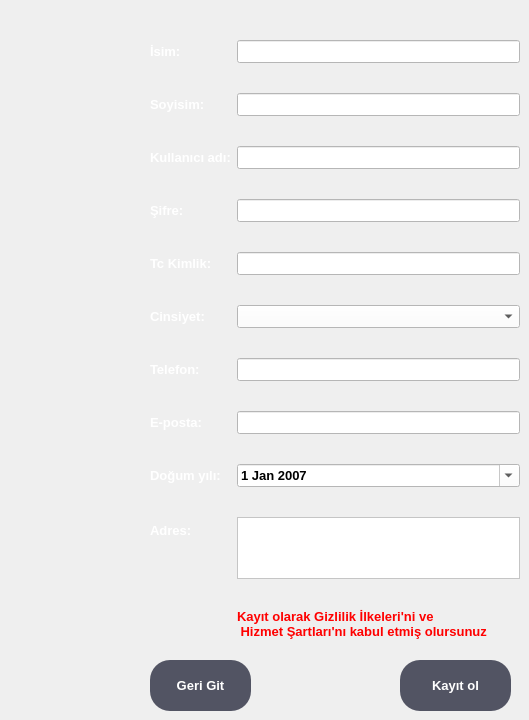
    <widget class="QWidget" name="page_4">
     <widget class="QWidget" name="formLayoutWidget">
      <property name="geometry">
       <rect>
        <x>150</x>
        <y>40</y>
        <width>370</width>
        <height>599</height>
       </rect>
      </property>
      <layout class="QFormLayout" name="formLayout">
       <property name="horizontalSpacing">
        <number>6</number>
       </property>
       <property name="verticalSpacing">
        <number>30</number>
       </property>
       <item row="0" column="0">
        <widget class="QLabel" name="label_10">
         <property name="font">
          <font>
           <pointsize>10</pointsize>
           <weight>75</weight>
           <bold>true</bold>
          </font>
         </property>
         <property name="styleSheet">
          <string notr="true">color: rgb(255, 255, 255);</string>
         </property>
         <property name="text">
          <string>İsim:</string>
         </property>
        </widget>
       </item>
       <item row="0" column="1">
        <widget class="QLineEdit" name="isim_line">
         <property name="font">
          <font>
           <pointsize>10</pointsize>
           <weight>75</weight>
           <bold>true</bold>
          </font>
         </property>
         <property name="styleSheet">
          <string notr="true">background-color: rgb(255, 255, 255);</string>
         </property>
        </widget>
       </item>
       <item row="1" column="0">
        <widget class="QLabel" name="label_11">
         <property name="font">
          <font>
           <pointsize>10</pointsize>
           <weight>75</weight>
           <bold>true</bold>
          </font>
         </property>
         <property name="styleSheet">
          <string notr="true">color: rgb(255, 255, 255);</string>
         </property>
         <property name="text">
          <string>Soyisim:</string>
         </property>
        </widget>
       </item>
       <item row="1" column="1">
        <widget class="QLineEdit" name="soyisim_line">
         <property name="font">
          <font>
           <pointsize>10</pointsize>
           <weight>75</weight>
           <bold>true</bold>
          </font>
         </property>
         <property name="styleSheet">
          <string notr="true">background-color: rgb(255, 255, 255);</string>
         </property>
        </widget>
       </item>
       <item row="2" column="0">
        <widget class="QLabel" name="label_18">
         <property name="font">
          <font>
           <pointsize>10</pointsize>
           <weight>75</weight>
           <bold>true</bold>
          </font>
         </property>
         <property name="styleSheet">
          <string notr="true">color: rgb(255, 255, 255);</string>
         </property>
         <property name="text">
          <string>Kullanıcı adı:</string>
         </property>
        </widget>
       </item>
       <item row="2" column="1">
        <widget class="QLineEdit" name="kullanici_line">
         <property name="font">
          <font>
           <pointsize>10</pointsize>
           <weight>75</weight>
           <bold>true</bold>
          </font>
         </property>
         <property name="styleSheet">
          <string notr="true">background-color: rgb(255, 255, 255);</string>
         </property>
        </widget>
       </item>
       <item row="3" column="0">
        <widget class="QLabel" name="label_19">
         <property name="font">
          <font>
           <pointsize>10</pointsize>
           <weight>75</weight>
           <bold>true</bold>
          </font>
         </property>
         <property name="styleSheet">
          <string notr="true">color: rgb(255, 255, 255);</string>
         </property>
         <property name="text">
          <string>Şifre:</string>
         </property>
        </widget>
       </item>
       <item row="3" column="1">
        <widget class="QLineEdit" name="sifre_line">
         <property name="font">
          <font>
           <pointsize>10</pointsize>
           <weight>75</weight>
           <bold>true</bold>
          </font>
         </property>
         <property name="styleSheet">
          <string notr="true">background-color: rgb(255, 255, 255);</string>
         </property>
        </widget>
       </item>
       <item row="4" column="0">
        <widget class="QLabel" name="label_13">
         <property name="font">
          <font>
           <pointsize>10</pointsize>
           <weight>75</weight>
           <bold>true</bold>
          </font>
         </property>
         <property name="styleSheet">
          <string notr="true">color: rgb(255, 255, 255);</string>
         </property>
         <property name="text">
          <string>Tc Kimlik:</string>
         </property>
        </widget>
       </item>
       <item row="4" column="1">
        <widget class="QLineEdit" name="tc_line">
         <property name="font">
          <font>
           <pointsize>10</pointsize>
           <weight>75</weight>
           <bold>true</bold>
          </font>
         </property>
         <property name="styleSheet">
          <string notr="true">background-color: rgb(255, 255, 255);</string>
         </property>
        </widget>
       </item>
       <item row="5" column="0">
        <widget class="QLabel" name="label_20">
         <property name="font">
          <font>
           <pointsize>10</pointsize>
           <weight>75</weight>
           <bold>true</bold>
          </font>
         </property>
         <property name="styleSheet">
          <string notr="true">color: rgb(255, 255, 255);</string>
         </property>
         <property name="text">
          <string>Cinsiyet:</string>
         </property>
        </widget>
       </item>
       <item row="6" column="0">
        <widget class="QLabel" name="label_15">
         <property name="font">
          <font>
           <pointsize>10</pointsize>
           <weight>75</weight>
           <bold>true</bold>
          </font>
         </property>
         <property name="styleSheet">
          <string notr="true">color: rgb(255, 255, 255);</string>
         </property>
         <property name="text">
          <string>Telefon:</string>
         </property>
        </widget>
       </item>
       <item row="6" column="1">
        <widget class="QLineEdit" name="tel_line">
         <property name="font">
          <font>
           <pointsize>10</pointsize>
           <weight>75</weight>
           <bold>true</bold>
          </font>
         </property>
         <property name="styleSheet">
          <string notr="true">background-color: rgb(255, 255, 255);</string>
         </property>
        </widget>
       </item>
       <item row="7" column="0">
        <widget class="QLabel" name="label_16">
         <property name="font">
          <font>
           <pointsize>10</pointsize>
           <weight>75</weight>
           <bold>true</bold>
          </font>
         </property>
         <property name="styleSheet">
          <string notr="true">color: rgb(255, 255, 255);</string>
         </property>
         <property name="text">
          <string>E-posta:</string>
         </property>
        </widget>
       </item>
       <item row="7" column="1">
        <widget class="QLineEdit" name="eposta_line">
         <property name="font">
          <font>
           <pointsize>10</pointsize>
           <weight>75</weight>
           <bold>true</bold>
          </font>
         </property>
         <property name="styleSheet">
          <string notr="true">background-color: rgb(255, 255, 255);</string>
         </property>
        </widget>
       </item>
       <item row="8" column="0">
        <widget class="QLabel" name="label_12">
         <property name="font">
          <font>
           <pointsize>10</pointsize>
           <weight>75</weight>
           <bold>true</bold>
          </font>
         </property>
         <property name="styleSheet">
          <string notr="true">color: rgb(255, 255, 255);</string>
         </property>
         <property name="text">
          <string>Doğum yılı:</string>
         </property>
        </widget>
       </item>
       <item row="8" column="1">
        <widget class="QDateEdit" name="dogum_dateedit">
         <property name="font">
          <font>
           <pointsize>10</pointsize>
           <weight>75</weight>
           <bold>true</bold>
          </font>
         </property>
         <property name="acceptDrops">
          <bool>false</bool>
         </property>
         <property name="styleSheet">
          <string notr="true">background-color: rgb(255, 255, 255);</string>
         </property>
         <property name="dateTime">
          <datetime>
           <hour>23</hour>
           <minute>59</minute>
           <second>59</second>
           <year>2007</year>
           <month>1</month>
           <day>1</day>
          </datetime>
         </property>
         <property name="maximumDateTime">
          <datetime>
           <hour>23</hour>
           <minute>59</minute>
           <second>59</second>
           <year>2007</year>
           <month>1</month>
           <day>1</day>
          </datetime>
         </property>
         <property name="maximumDate">
          <date>
           <year>2007</year>
           <month>1</month>
           <day>1</day>
          </date>
         </property>
         <property name="minimumDate">
          <date>
           <year>1933</year>
           <month>1</month>
           <day>1</day>
          </date>
         </property>
         <property name="calendarPopup">
          <bool>true</bool>
         </property>
        </widget>
       </item>
       <item row="9" column="0">
        <widget class="QLabel" name="label_14">
         <property name="font">
          <font>
           <pointsize>10</pointsize>
           <weight>75</weight>
           <bold>true</bold>
          </font>
         </property>
         <property name="styleSheet">
          <string notr="true">color: rgb(255, 255, 255);</string>
         </property>
         <property name="text">
          <string>Adres:</string>
         </property>
        </widget>
       </item>
       <item row="10" column="1">
        <widget class="QLabel" name="label_17">
         <property name="font">
          <font>
           <pointsize>10</pointsize>
           <weight>75</weight>
           <bold>true</bold>
          </font>
         </property>
         <property name="styleSheet">
          <string notr="true">color: rgb(255, 0, 0);</string>
         </property>
         <property name="text">
          <string>Kayıt olarak Gizlilik İlkeleri'ni ve
 Hizmet Şartları'nı kabul etmiş olursunuz</string>
         </property>
        </widget>
       </item>
       <item row="5" column="1">
        <widget class="QComboBox" name="comboBox">
         <property name="font">
          <font>
           <pointsize>10</pointsize>
           <weight>75</weight>
           <bold>true</bold>
          </font>
         </property>
         <property name="styleSheet">
          <string notr="true">background-color: rgb(255, 255, 255);</string>
         </property>
         <property name="currentIndex">
          <number>-1</number>
         </property>
         <item>
          <property name="text">
           <string>Erkek</string>
          </property>
         </item>
         <item>
          <property name="text">
           <string>Kadın</string>
          </property>
         </item>
         <item>
          <property name="text">
           <string>Belirtmemeyi Tercih Ediyorum</string>
          </property>
         </item>
        </widget>
       </item>
       <item row="9" column="1">
        <widget class="QTextEdit" name="adres_text">
         <property name="font">
          <font>
           <pointsize>10</pointsize>
           <weight>75</weight>
           <bold>true</bold>
          </font>
         </property>
         <property name="styleSheet">
          <string notr="true">background-color: rgb(255, 255, 255);</string>
         </property>
         <property name="html">
          <string>&lt;!DOCTYPE HTML PUBLIC &quot;-//W3C//DTD HTML 4.0//EN&quot; &quot;http://www.w3.org/TR/REC-html40/strict.dtd&quot;&gt;
&lt;html&gt;&lt;head&gt;&lt;meta name=&quot;qrichtext&quot; content=&quot;1&quot; /&gt;&lt;style type=&quot;text/css&quot;&gt;
p, li { white-space: pre-wrap; }
&lt;/style&gt;&lt;/head&gt;&lt;body style=&quot; font-family:'MS Shell Dlg 2'; font-size:10pt; font-weight:600; font-style:normal;&quot;&gt;
&lt;p style=&quot;-qt-paragraph-type:empty; margin-top:0px; margin-bottom:0px; margin-left:0px; margin-right:0px; -qt-block-indent:0; text-indent:0px; font-size:8.25pt; font-weight:400;&quot;&gt;&lt;br /&gt;&lt;/p&gt;&lt;/body&gt;&lt;/html&gt;</string>
         </property>
        </widget>
       </item>
      </layout>
     </widget>
     <widget class="QPushButton" name="kayit_ol_button">
      <property name="geometry">
       <rect>
        <x>400</x>
        <y>660</y>
        <width>111</width>
        <height>51</height>
       </rect>
      </property>
      <property name="font">
       <font>
        <pointsize>10</pointsize>
        <weight>75</weight>
        <bold>true</bold>
       </font>
      </property>
      <property name="styleSheet">
       <string notr="true">QPushButton{color: rgb(255, 255, 255);
background-color:rgb(82,84,99);
border:none;
border-radius:20px;}

QPushButton::hover{background-color:black;}
QPushButton::focus{background-color:green;}</string>
      </property>
      <property name="text">
       <string>Kayıt ol</string>
      </property>
     </widget>
     <widget class="QPushButton" name="geri_git_button">
      <property name="geometry">
       <rect>
        <x>150</x>
        <y>660</y>
        <width>101</width>
        <height>51</height>
       </rect>
      </property>
      <property name="font">
       <font>
        <pointsize>10</pointsize>
        <weight>75</weight>
        <bold>true</bold>
       </font>
      </property>
      <property name="styleSheet">
       <string notr="true">QPushButton{color: rgb(255, 255, 255);
background-color:rgb(82,84,99);
border:none;
border-radius:20px;}

QPushButton::hover{background-color:red;}
QPushButton::focus{background-color:green;}</string>
      </property>
      <property name="text">
       <string>Geri Git</string>
      </property>
     </widget>
    </widget>
